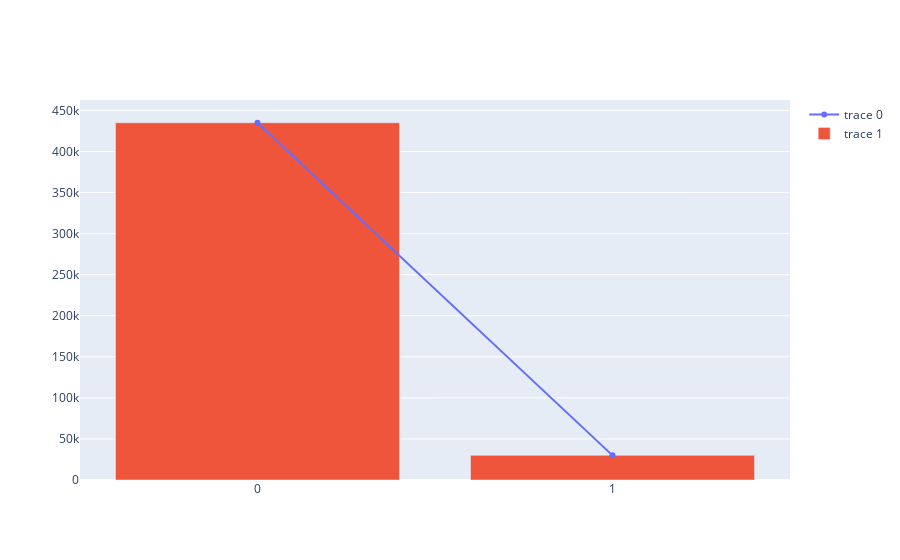

Notebook code for this chart:
### Code cell
fig = go.Figure()

#for cohort, group in df2.groupby("index"):
fig.add_trace(go.Scatter(x=df2.index,
                         y=df2[df2.columns[4]],
                         visible=True))

                
fig.add_trace(go.Bar(x=df2.index,
                         y=df2[df2.columns[4]],
                         visible=True))
fig.update_xaxes(type='category')

fig.show()

### Figure 1 — Plotly figure (JSON) as saved in the notebook; plotly's stock layout.template omitted (floating-point values rounded to 4 significant figures)
{"data": [{"type": "scatter", "visible": true, "x": [0, 1], "y": [434991, 29990]}, {"type": "bar", "visible": true, "x": [0, 1], "y": [434991, 29990]}], "layout": {"xaxis": {"type": "category"}}}
